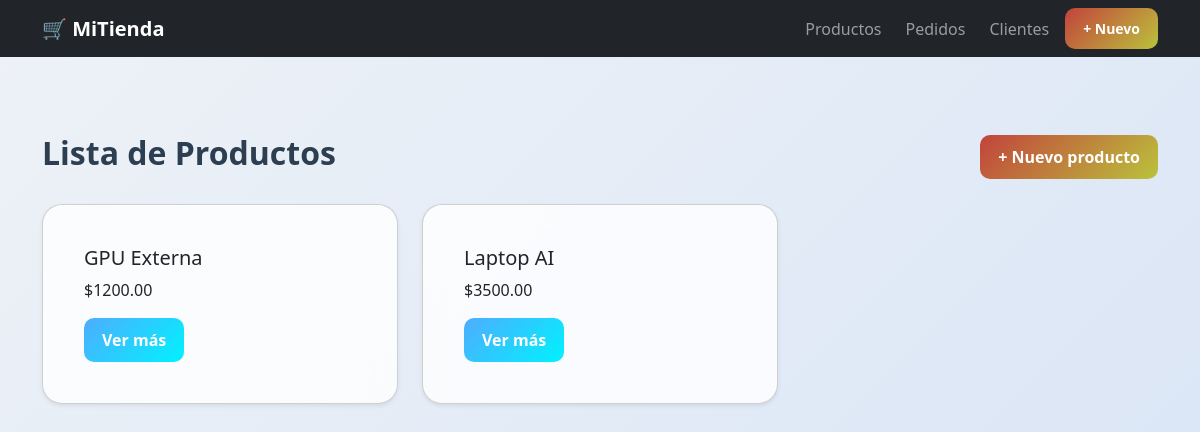
/productos/, run on an earlier commit of the app's database.
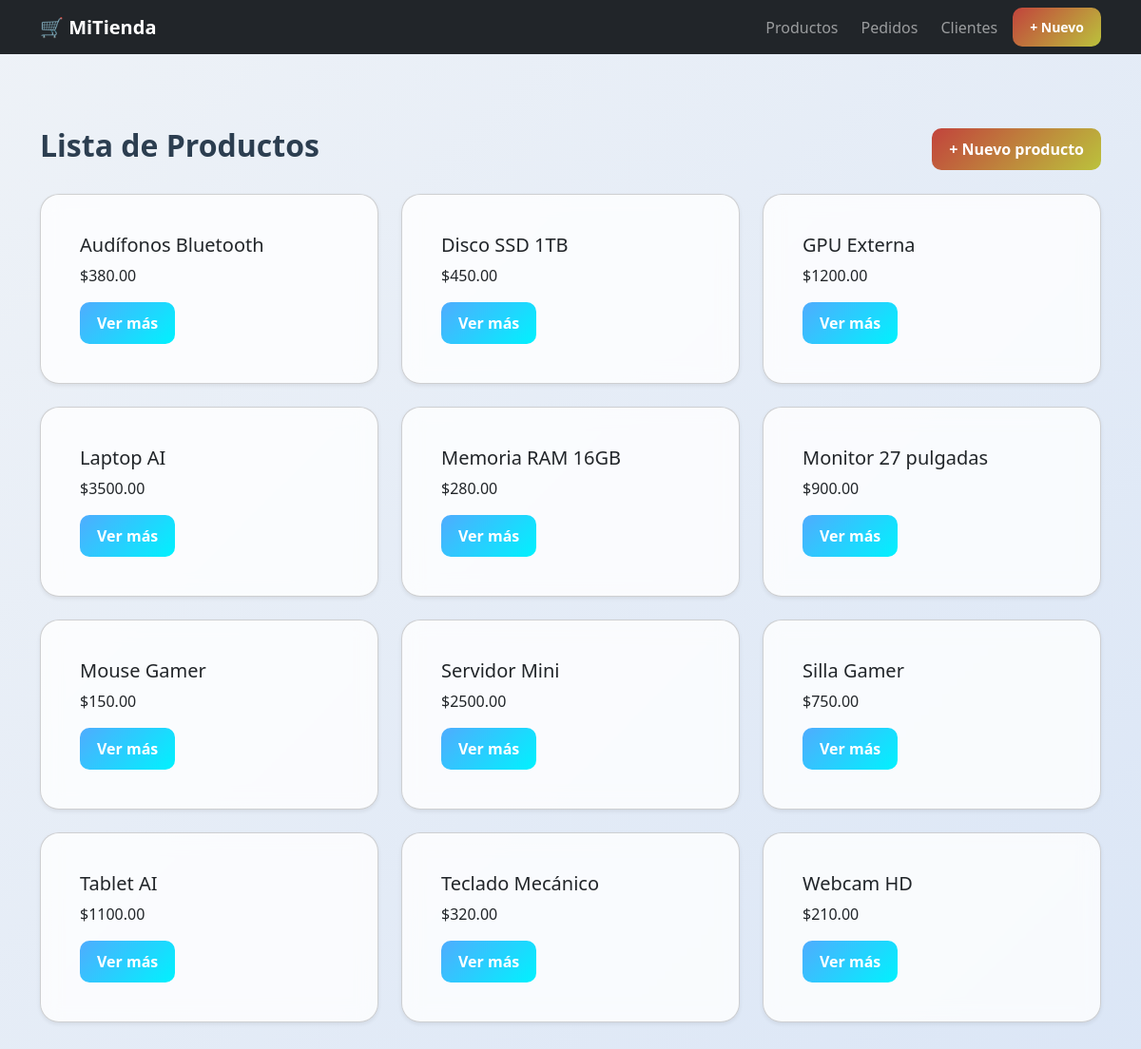
And on a later commit of the database.
### tienda/models.py (models this page shows, shortened)
class Producto(models.Model):
    nombre = models.CharField(max_length=100)
    descripcion = models.TextField()
    precio = models.DecimalField(max_digits=8, decimal_places=2)
    imagen = models.ImageField(upload_to='productos/', null=True, blank=True)
    creado_en = models.DateTimeField(auto_now_add=True)

### tienda/views.py (the view)
# urls.py: path("productos/", views.lista_productos, name="lista_productos"),
def lista_productos(request):
    productos = Producto.objects.all().order_by("nombre")
    return render(request, "tienda/lista_productos.html", {
        "productos": productos
    })

### tienda/templates/tienda/lista_productos.html (shortened to what this page needs)
{% extends "tienda/base.html" %}
{% block content %}
<div class="container mt-4">
  <div class="d-flex justify-content-between align-items-center mb-4">
    <h2>Lista de Productos</h2>
    <a href="{% url 'tienda:crear_producto' %}" class="btn btn-success">
      + Nuevo producto
    </a>
  </div>
  <div class="row">
    {% for producto in productos %}
    <div class="col-md-4">
      <div class="card shadow-sm mb-4">
        <div class="card-body">
          <h5 class="card-title">{{ producto.nombre }}</h5>
          <p class="card-text">${{ producto.precio }}</p>
          <a href="{% url 'tienda:detalle_producto' producto.pk %}" class="btn btn-primary">
            Ver más
          </a>
        </div>
      </div>
    </div>
    {% empty %}
    <div class="col-12">
      <p>No hay productos disponibles.</p>
    </div>
    {% endfor %}
  </div>
</div>
{% endblock %}

What changed in the data, as far as the page shows it:
added Producto: nombre "Audífonos Bluetooth", precio "380.00"
added Producto: nombre "Disco SSD 1TB", precio "450.00"
added Producto: nombre "Memoria RAM 16GB", precio "280.00"
added Producto: nombre "Monitor 27 pulgadas", precio "900.00"
added Producto: nombre "Mouse Gamer", precio "150.00"
added Producto: nombre "Servidor Mini", precio "2500.00"
added Producto: nombre "Silla Gamer", precio "750.00"
added Producto: nombre "Tablet AI", precio "1100.00"
added Producto: nombre "Teclado Mecánico", precio "320.00"
added Producto: nombre "Webcam HD", precio "210.00"
